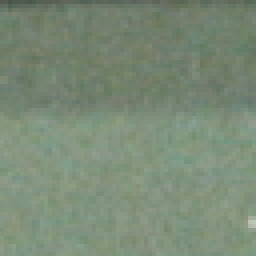
#> input picture inputs/ep41/before_00000000.png, 64 x 64 px (shown 4 times larger); its folder holds only this picture in this run
$ python threshold.py
#> lines starting #> are read from the running program, lines starting #| are printed output that depends on the picture
import cv2
import csv
from PIL import Image
import numpy as np
import glob
import os
from natsort import natsorted
from matplotlib import pyplot as plt

path_list = natsorted(glob.glob("./inputs/ep41/*.png"))

k=1

for path in path_list:
    #読み込み、rgb配列,gray配列
    file_name = os.path.basename(path)
    img = Image.open(path)
#> img is the input picture: PIL image 64x64 RGB; mean R, G, B 122.4, 138.8, 118.5
    img_array = np.array(Image.open(path))
    gray_img = img.convert('L')
    gray_img_array = np.array(gray_img)

    img_lists =[]
    gray_img_lists = []

    #閾値を以下の値のみ配列に格納（一次元配列）
    for array in img_array:
        for i in array:
            for n in i:
                if n<180:
                    n=0
                    img_lists.append(n)
                else:
                    img_lists.append(n)
#> this loop made 64 passes
#> after the loop, img_lists = 12288 values, max 199 at index 10750, min 0 at index 0, mean 0.107; n = 0

    #二次元配列に戻す（画像の形にreshape）
    img_lists = np.array(img_lists)
    img_lists = np.reshape(img_lists, (64,64,3))
    img = Image.fromarray(img_lists.astype(np.uint8))
    img.save('./c_noise/ep41/' + file_name)

    #グレイスケール変換した画像で上と同じ処理を行う
    for gray_array in gray_img_array:
        for i in gray_array:
            if i<180:
                i=0
                gray_img_lists.append(i)
            else:
                gray_img_lists.append(i)
#> after the loop, gray_img_lists = 4096 values, max 194 at index 3583, min 0 at index 0, mean 0.139; i = 0

    gray_img_lists = np.array(gray_img_lists)
    gray_img_lists = np.reshape(gray_img_lists, (64,64))
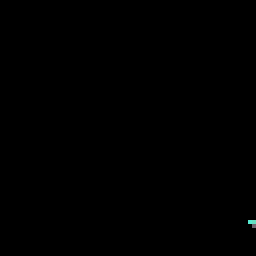
#> gray_img_lists: shape (64, 64) int64 (shown 4 times larger); 4 distinct labels, from 0 to 194; one colour per label, 0 black
    gray_img = Image.fromarray(gray_img_lists.astype(np.uint8))
    gray_img.save('./c_noise/ep41_gray/' + file_name)

$ run again, on inputs/ep41/before_00001891.png
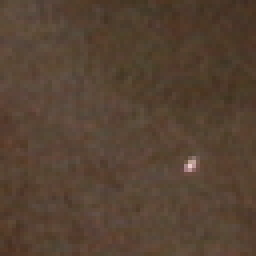
#> input picture inputs/ep41/before_00001891.png, 64 x 64 px (shown 4 times larger)
#> img is the input picture: PIL image 64x64 RGB; mean R, G, B 86.2, 66.8, 51.2
#> `gray_img = img.convert('L')`:
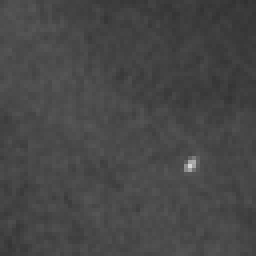
#> gray_img: PIL image 64x64 L (shown 4 times larger); min 49, max 214, mean 70.8
#> the loop `for array in img_array:` made 64 passes
#> after the loop `for array in img_array:`: img_lists = 12288 values, max 238 at index 8013, min 0 at index 0, mean 0.114; n = 0
#> the loop `for gray_array in gray_img_array:` made 64 passes
#> after the loop `for gray_array in gray_img_array:`: gray_img_lists = 4096 values, max 214 at index 2671, min 0 at index 0, mean 0.0522; i = 0

$ run again, on inputs/ep41/before_00001894.png
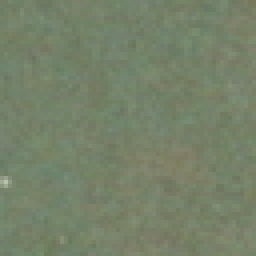
#> input picture inputs/ep41/before_00001894.png, 64 x 64 px (shown 4 times larger)
#> img is the input picture: PIL image 64x64 RGB; mean R, G, B 117.5, 129.5, 104.7
#> `gray_img = img.convert('L')`:
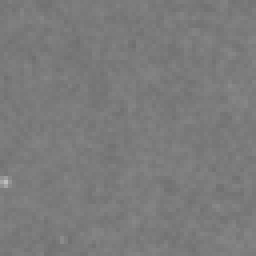
#> gray_img: PIL image 64x64 L (shown 4 times larger); min 111, max 189, mean 123
#> the loop `for array in img_array:` made 64 passes
#> after the loop `for array in img_array:`: img_lists = 12288 values, max 195 at index 8644, min 0 at index 0, mean 0.0308; n = 0
#> the loop `for gray_array in gray_img_array:` made 64 passes
#> after the loop `for gray_array in gray_img_array:`: gray_img_lists = 4096 values, max 189 at index 2881, min 0 at index 0, mean 0.0461; i = 0

$ run again, on inputs/ep41/before_00001895.png
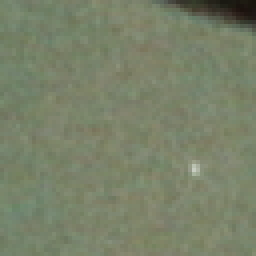
#> input picture inputs/ep41/before_00001895.png, 64 x 64 px (shown 4 times larger)
#> img is the input picture: PIL image 64x64 RGB; mean R, G, B 120.7, 129.2, 104.7
#> `gray_img = img.convert('L')`:
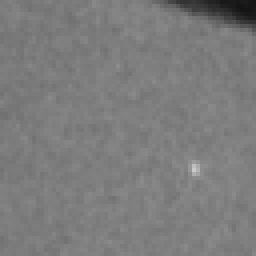
#> gray_img: PIL image 64x64 L (shown 4 times larger); min 20, max 202, mean 123.8
#> the loop `for array in img_array:` made 64 passes
#> after the loop `for array in img_array:`: img_lists = 12288 values, max 205 at index 8209, min 0 at index 0, mean 0.0942; n = 0
#> the loop `for gray_array in gray_img_array:` made 64 passes
#> after the loop `for gray_array in gray_img_array:`: gray_img_lists = 4096 values, max 202 at index 2736, min 0 at index 0, mean 0.0957; i = 0
